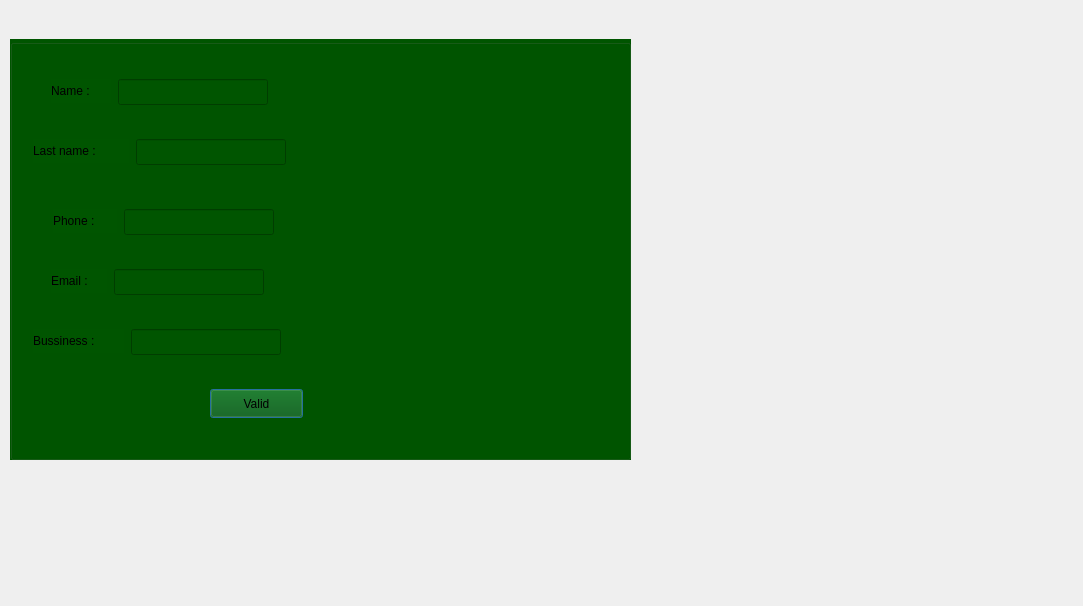
<?xml version="1.0" encoding="UTF-8"?>
<ui version="4.0">
 <class>Profile</class>
 <widget class="QDialog" name="Profile">
  <property name="geometry">
   <rect>
    <x>0</x>
    <y>0</y>
    <width>1083</width>
    <height>606</height>
   </rect>
  </property>
  <property name="windowTitle">
   <string>Dialog</string>
  </property>
  <widget class="QGroupBox" name="groupBox">
   <property name="geometry">
    <rect>
     <x>10</x>
     <y>39</y>
     <width>621</width>
     <height>421</height>
    </rect>
   </property>
   <property name="styleSheet">
    <string notr="true">background-color: rgb(0, 85, 0);</string>
   </property>
   <property name="title">
    <string/>
   </property>
   <widget class="QLabel" name="Name">
    <property name="geometry">
     <rect>
      <x>41</x>
      <y>40</y>
      <width>60</width>
      <height>24</height>
     </rect>
    </property>
    <property name="styleSheet">
     <string notr="true">color: rgb(0, 0, 0);
font: 700 11pt &quot;Segoe UI&quot;;</string>
    </property>
    <property name="text">
     <string>Name :</string>
    </property>
   </widget>
   <widget class="QLabel" name="Lastname">
    <property name="geometry">
     <rect>
      <x>23</x>
      <y>100</y>
      <width>96</width>
      <height>24</height>
     </rect>
    </property>
    <property name="styleSheet">
     <string notr="true">color: rgb(0, 0, 0);
font: 700 11pt &quot;Segoe UI&quot;;</string>
    </property>
    <property name="text">
     <string>Last name :</string>
    </property>
   </widget>
   <widget class="QLabel" name="Phone">
    <property name="geometry">
     <rect>
      <x>43</x>
      <y>170</y>
      <width>64</width>
      <height>24</height>
     </rect>
    </property>
    <property name="styleSheet">
     <string notr="true">color: rgb(0, 0, 0);
font: 700 11pt &quot;Segoe UI&quot;;</string>
    </property>
    <property name="text">
     <string>Phone :</string>
    </property>
   </widget>
   <widget class="QLabel" name="Email">
    <property name="geometry">
     <rect>
      <x>41</x>
      <y>230</y>
      <width>56</width>
      <height>24</height>
     </rect>
    </property>
    <property name="styleSheet">
     <string notr="true">font: 700 11pt &quot;Segoe UI&quot;;
color: rgb(0, 0, 0);</string>
    </property>
    <property name="text">
     <string>Email :</string>
    </property>
   </widget>
   <widget class="QLabel" name="Bussiness">
    <property name="geometry">
     <rect>
      <x>23</x>
      <y>290</y>
      <width>91</width>
      <height>24</height>
     </rect>
    </property>
    <property name="styleSheet">
     <string notr="true">font: 700 11pt &quot;Segoe UI&quot;;
color: rgb(0, 0, 0);</string>
    </property>
    <property name="text">
     <string>Bussiness :</string>
    </property>
   </widget>
   <widget class="QLineEdit" name="lineEdit">
    <property name="geometry">
     <rect>
      <x>108</x>
      <y>40</y>
      <width>150</width>
      <height>26</height>
     </rect>
    </property>
   </widget>
   <widget class="QLineEdit" name="lineEdit_2">
    <property name="geometry">
     <rect>
      <x>126</x>
      <y>100</y>
      <width>150</width>
      <height>26</height>
     </rect>
    </property>
   </widget>
   <widget class="QLineEdit" name="lineEdit_3">
    <property name="geometry">
     <rect>
      <x>114</x>
      <y>170</y>
      <width>150</width>
      <height>26</height>
     </rect>
    </property>
   </widget>
   <widget class="QLineEdit" name="lineEdit_4">
    <property name="geometry">
     <rect>
      <x>104</x>
      <y>230</y>
      <width>150</width>
      <height>26</height>
     </rect>
    </property>
   </widget>
   <widget class="QLineEdit" name="lineEdit_5">
    <property name="geometry">
     <rect>
      <x>121</x>
      <y>290</y>
      <width>150</width>
      <height>26</height>
     </rect>
    </property>
   </widget>
   <widget class="QPushButton" name="pushButton">
    <property name="geometry">
     <rect>
      <x>200</x>
      <y>350</y>
      <width>93</width>
      <height>29</height>
     </rect>
    </property>
    <property name="styleSheet">
     <string notr="true">font: 700 11pt &quot;Segoe UI&quot;;
color: rgb(0, 0, 0);</string>
    </property>
    <property name="text">
     <string>Valid</string>
    </property>
   </widget>
  </widget>
 </widget>
 <resources/>
 <connections/>
</ui>
